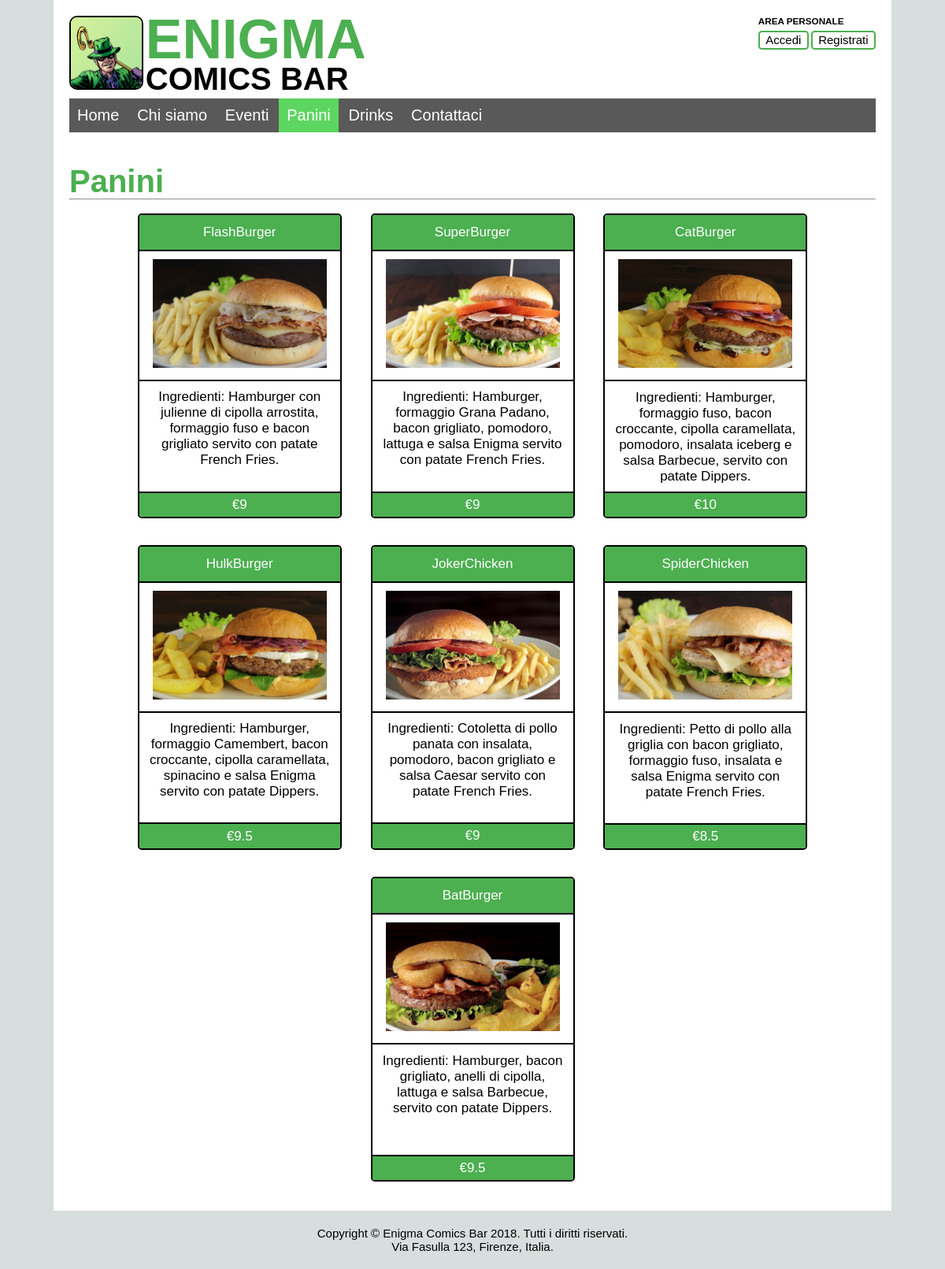
The app's page /Panini.php with its own data.
### tables this page shows
CREATE TABLE IF NOT EXISTS `Panini` (
  `ID` int(11) NOT NULL AUTO_INCREMENT,
  `Nome` varchar(100) NOT NULL,
  `Immagine` varchar(100) DEFAULT NULL,
  `Ingredienti` text NOT NULL,
  `Prezzo` float NOT NULL,
  PRIMARY KEY (`ID`),
  UNIQUE KEY `Nome` (`Nome`)
);

### DB_Access.php (called while the page is built, shortened)
<?php
class DBAccess{
  public $connessione;
  public function openDBConnection(){
    $this->connessione = mysqli_connect(static::HOST_DB, static::USERNAME, static::PASSWORD, static::DATABASE_NAME);
    if(!$this->connessione){
      return false;
    }
    else{
      return true;
    }
  }
	public function getPanini(){
      $querySelect = "SELECT * FROM Panini ORDER BY ID ASC";
      $queryResult=mysqli_query($this->connessione, $querySelect) or die ("Error in getPanini query: " .
                                                                    mysqli_error($this->connessione));
      if(mysqli_num_rows($queryResult) == 0){
        return null;
      }
      else{
        $result = array();
        while($row = mysqli_fetch_assoc($queryResult)){
        $arrayResult = array(
          "ID" => $row['ID'],
          "Nome" => $row['Nome'],
          "Immagine" => $row['Immagine'],
          "Ingredienti" => $row['Ingredienti'],
          "Prezzo" => $row['Prezzo']
          );
          array_push($result, $arrayResult);
        }
        return $result;
      }
   }
}
?>

### Panini.php (the view, shortened to what this page needs)
<?php
	require_once "DB_Access.php";
?>
<!DOCTYPE html>
<html>
    <head>
        <link rel="stylesheet" type="text/css" href="style.css">
        <link rel="stylesheet" type="text/css" href="print.css" media="print">
        <link rel="stylesheet" href="https://cdnjs.cloudflare.com/ajax/libs/font-awesome/4.7.0/css/font-awesome.min.css">
    </head>
    <body>
        <div id="wrapper">
			<div id="header">
                <img id="logo" alt="Logo" src="images/logo.png">
                <div id="titolo">
                    <h1>ENIGMA</h1>
                    <h2><span xml:lang="en" lang="en">COMICS</span> BAR</h2>
                </div>
                <?php
                    $access = new DBAccess();
                    if(isset($_SESSION['username'])){	?>
						<div id="login">
                        	<h3>AREA PERSONALE</h3>
							<p>Accesso effettuato come: <br /> <?php echo $_SESSION['username']; ?></p>
							<form action="<?php echo $_SERVER [ 'PHP_SELF']; ?>" method="post" name="logout">
								<p><button name="logout" type="submit">Esci</button><p>
							</form>
						</div>
					<?php
                	}
                    else { ?>
                		<div id="login">
                    		<h3>AREA PERSONALE</h3>
                    		<a href="login.php">Accedi</a>
                    		<a href="registrazioneUtente.php">Registrati</a>
                		</div>
                	<?php
                	}
                ?>
            </div>
            <div id="navbar">
                <div id="menu-entries">
                    <ul>
                        <li><a href="Home.php#"><span xml:lang="en" lang="en">Home</span></a></li>
                        <li><a href="Home.php#chi-siamo">Chi siamo</a></li>
                        <li><a href="Eventi.php">Eventi</a></li>
                        <li class="active">Panini</li>
                        <li><a href="Drinks.php"><span xml:lang="en" lang="en">Drinks</span></a></li>
                        <li><a href="Home.php#contattaci">Contattaci</a></li>
                    </ul>
                </div>
            </div>
            <div id="Panini" class="section">
                <h1>Panini</h1>
                <hr>
		                  <?php
	          $result=$access->getPanini();
	        if(count($result)>0){?>
	          <?php foreach($result as $Panini){?>
	              <div class="box"><div class="name">
	            <span xml:lang="en" lang="en"><?php echo $Panini['Nome']; ?></span>
	            </div>
	                  <div class="boxImage"><img class="image" alt="Foto di un panino" src="images/Panini/<?php echo $Panini['Immagine'];?>">
	            </div>
	            <div class="descrizione"> Ingredienti: <?php echo $Panini['Ingredienti'];?> </div>
                <div class="prezzo">€<?php echo $Panini['Prezzo'];?> </div>
	           </div>
	          <?php
	          }
	        }
	        ?>
            </div>
      	</div>
      	<div id="footer">
            <p><span xml:lang="en" lang="en">Copyright</span> &copy; Enigma <span xml:lang="en" lang="en">Comics</span> Bar 2018. Tutti i diritti riservati.</p>
            <p>Via Fasulla 123, Firenze, Italia.</p>
        </div>
    </body>
</html>

### style.css (style rules this page uses)
* { margin: 0; padding: 0; }
body { background-color: #d8dddd; font-family: Arial, Verdana, Helvetica, sans-serif; font-size: 62.5%; text-align: center; }
#wrapper { background-color: white; margin: auto; max-width: 1024px; padding: 2em; text-align: left; }
#logo { border: 2px solid black; border-radius: 1em; display: inline-block; height: auto; width: 9em; }
#titolo { display: inline-block; line-height: 5em; }
#titolo h1 { color: #4caf50; font-size: 7em; }
#titolo h2 { font-size: 4em; }
#login { float: right; }
#login h3 { margin-bottom: 0.5em; }
#login a { border: 2px solid #4caf50; border-radius: 0.3em; color: black; display: inline-block; font-size: 1.5em; padding: 0.1em 0.5em; text-decoration: none; }
#navbar { background-color: #595959; position: sticky; top: 0; }
#menu-entries { float: left; }
#menu-entries ul { list-style-type: none; }
#menu-entries ul li { display: inline-block; }
#menu-entries ul li a { color: white; display: block; font-size: 2em; padding: 0.5em; text-align: center; text-decoration: none; }
#menu-entries .active { background-color: #5cd660; color: white; cursor: default; font-size: 2em; padding: 0.5em; text-align: center; }
.section { margin-top: 4em; text-align: center; }
.section h1 { color: #4caf50; font-size: 4em; line-height: 1.1em; }
.section h1, p { text-align: left; }
.box { border: 2px solid black; border-radius: 0.3em; display: inline-table; font-size: 1.7em; margin: 1em; overflow: hidden; width: 15em; }
.name { background-color: #4caf50; border-bottom: 2px solid black; color: #ffffff; padding: 0.7em; text-align: center; }
.boxImage { border-bottom: 2px solid black; height: auto; max-height: 12em; max-width: 14em; padding: 0.6em; text-align: center; width: auto; }
.image { max-height: 11em; max-width: 13em; }
.descrizione { border-bottom: 2px solid black; font-size: 1em; padding: 0.6em; height: 7em; }
.prezzo { font-size: 1em; color: #ffffff; background-color: #4caf50; padding: 0.3em; }
#footer { background-color: #d8dddd; margin: 2em auto; }
#footer p { display: block; font-size: 1.5em; text-align: center; }

### print.css (style rules this page uses)
* { margin: 0; padding: 0; }
body { background-color: white; font-size: 6pt; }
a[href]:after { content: "(" attr(href) ")" }
#wrapper { color: black; width: auto; font-family: "Times New Roman", Times, serif; text-align: justify; text-justify: inter-word; }
#logo { border: 2px solid black; border-radius: 1em; display: inline-block; height: auto; width: 9em; }
#titolo { display: inline-block; line-height: 5em; }
#titolo h1 { color: #4caf50; font-size: 7em; }
#titolo h2 { font-size: 4em; }
#login { float: right; }
#login h3 { margin-bottom: 0.5em; }
#login a { border: 2px solid #4caf50; border-radius: 0.3em; color: black; display: inline-block; font-size: 1.5em; padding: 0.1em 0.5em; text-decoration: none; }
#navbar { display: none; }
#menu-entries { display: none; }
.section { margin-top: 4em; text-align: center; }
.section h1 { color: #4caf50; font-size: 4em; line-height: 1.1em; }
.section h1, p { text-align: left; }
.box { border: 2px solid black; border-radius: 0.3em; display: inline-table; font-size: 1.7em; margin: 1em; overflow: hidden; width: 15em; }
.name { background-color: #ffffff; border-bottom: 2px solid black; color: #ffffff; padding: 0.7em; text-align: center; }
.boxImage { border-bottom: 2px solid black; height: auto; max-height: 12em; max-width: 14em; padding: 0.6em; text-align: center; width: auto; }
.image { max-height: 11em; max-width: 13em; }
.descrizione { border-bottom: 2px solid black; font-size: 1em; padding: 0.6em; height: 7em; }
.prezzo { font-size: 1em; color: #ffffff; background-color: #4caf50; padding: 0.3em; }
#footer { background-color: #d8dddd; margin: 2em auto; }
#footer p { display: block; font-size: 1.5em; text-align: center; }

### records on screen
panini: Nome "FlashBurger", Immagine (picture), Ingredienti "Hamburger con julienne di cipolla arrostita, formaggio fuso e bacon grigliato servito con patate French Fries.", Prezzo "9"
panini: Nome "SuperBurger", Immagine (picture), Ingredienti "Hamburger, formaggio Grana Padano, bacon grigliato, pomodoro, lattuga e salsa Enigma servito con patate French Fries.", Prezzo "9"
panini: Nome "CatBurger", Immagine (picture), Ingredienti "Hamburger, formaggio fuso, bacon croccante, cipolla caramellata, pomodoro, insalata iceberg e salsa Barbecue, servito con patate Dippers.", Prezzo "10"
panini: Nome "HulkBurger", Immagine (picture), Ingredienti "Hamburger, formaggio Camembert, bacon croccante, cipolla caramellata, spinacino e salsa Enigma servito con patate Dippers.", Prezzo "9.5"
panini: Nome "JokerChicken", Immagine (picture), Ingredienti "Cotoletta di pollo panata con insalata, pomodoro, bacon grigliato e salsa Caesar servito con patate French Fries.", Prezzo "9"
panini: Nome "SpiderChicken", Immagine (picture), Ingredienti "Petto di pollo alla griglia con bacon grigliato, formaggio fuso, insalata e salsa Enigma servito con patate French Fries.", Prezzo "8.5"
panini: Nome "BatBurger", Immagine (picture), Ingredienti "Hamburger, bacon grigliato, anelli di cipolla, lattuga e salsa Barbecue, servito con patate Dippers.", Prezzo "9.5"
